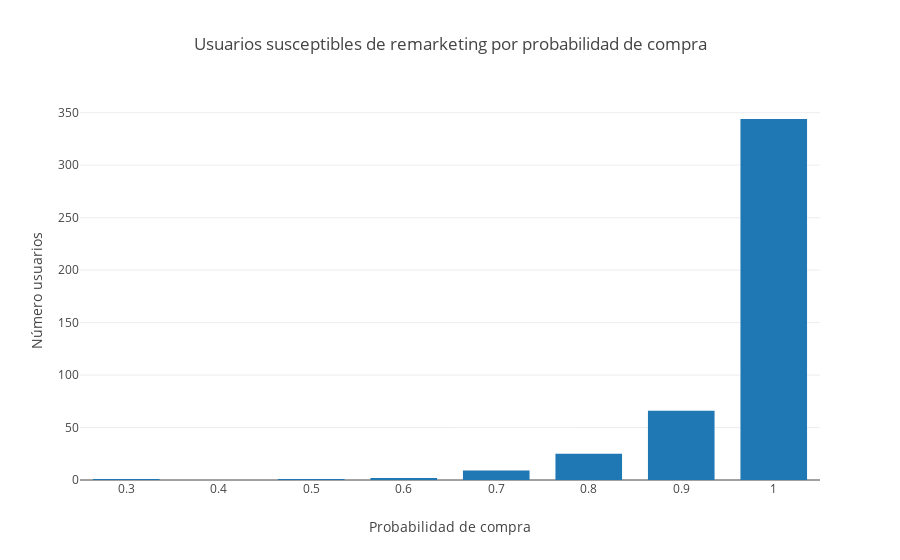

Here is the notebook cell this chart was saved with:
### Markdown cell above
Como era de esperar, hay variables que tienen mucha importancia para el algoritmo y si nos fijamos son todas las que hacen referencia a las páginas 2 y 3 del proceso. Como hemos dicho esto se debe a las caracteristicas del proceso.

Ya casi llegamos al final. Solo nos queda hacernos con la probabilidad que el algoritmo ha dado a nuestro usuario de haber comprado o no haber comprado. Este dato se consigue facilmente con el argumento **predict_proba**.

**predict_probaa** nos devuelve una lista de listas, con dos valores para cada usuario. El primer valor representa la probabilidad que el algoritmo le ha dado a ese usuario de que su etiquera hubiera sido 0 y el segundo valor sería lo contrario, la probabilidad que el algoritmo ha dado a ese usuario de que su etiqueta hubeira sido 1.

Ambas probabilidades suman 1 siempre.

### Code cell
prob = pd.DataFrame(clf.predict_proba(X_test).tolist())
predict = clf.predict(X_test).tolist()
prob['predict'] = predict
prob['Y'] = y_test
call = prob[(prob['Y']==0) & (prob[1]>0)] # Posibles usuarios susceptibles de remarketing
print "%i usuarios que no han contratado pero cuya probabilidad de compra es mayor que 0" %(len(call))
lista = call[1].values
data = [go.Histogram(x=lista)]

layout = go.Layout(
    title='Usuarios susceptibles de remarketing por probabilidad de compra',
    xaxis=dict(
        title='Probabilidad de compra'
    ),
    yaxis=dict(
        title='Número usuarios'
    ),
    bargap=0.2,
    bargroupgap=0.1
)

fig = go.Figure(data=data, layout=layout)
py.iplot(fig, filename='basic histogram')

### Figure 1 — Plotly figure (JSON) as saved in the notebook; plotly's stock layout.template omitted (floating-point values rounded to 4 significant figures; data arrays with more than 128 entries replaced by an {"elided": "..."} marker saying what was removed)
{"data": [{"type": "histogram", "x": {"elided": "448 float values"}}], "layout": {"bargap": 0.2, "bargroupgap": 0.1, "title": "Usuarios susceptibles de remarketing por probabilidad de compra", "xaxis": {"title": "Probabilidad de compra"}, "yaxis": {"title": "Número usuarios"}}}
